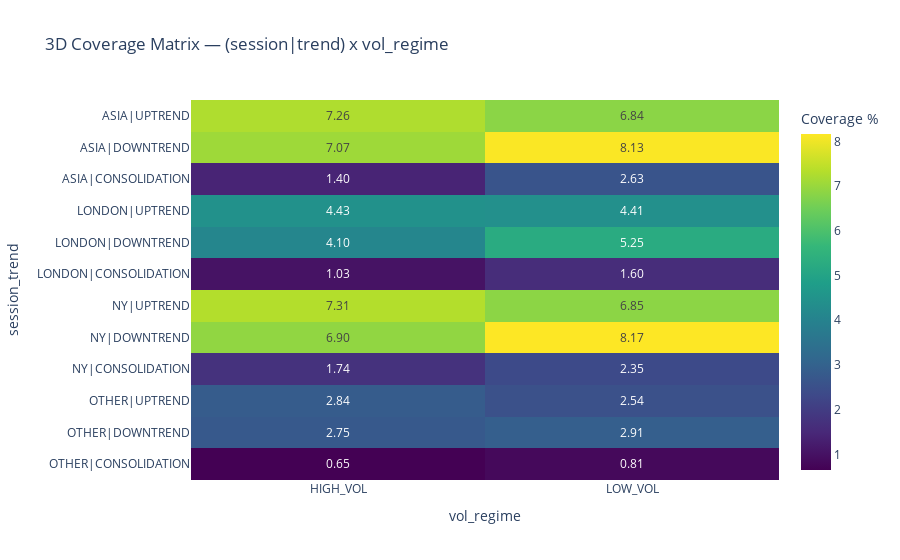

Write notebook code for a chart like this one.
### Code cell
if "px" not in globals():
    import plotly.express as px
if "coverage_table" not in globals() or "sol" not in globals():
    raise RuntimeError("Run setup/helper cells first (coverage_table + sol).")

cov_3d = coverage_table(sol, ["session", "trend_regime", "vol_regime"])
cov_3d["session_trend"] = cov_3d["session"] + "|" + cov_3d["trend_regime"]

row_order = [f"{s}|{t}" for s in SESSION_ORDER for t in TREND_ORDER]
heat_3d = cov_3d.pivot(index="session_trend", columns="vol_regime", values="coverage_pct").reindex(
    index=row_order,
    columns=VOL_ORDER,
).fillna(0)

fig = px.imshow(
    heat_3d,
    text_auto=".2f",
    color_continuous_scale="Viridis",
    aspect="auto",
    title="3D Coverage Matrix — (session|trend) x vol_regime",
)
fig.update_layout(coloraxis_colorbar_title="Coverage %")
fig.show()

cov_3d.sort_values("coverage_pct", ascending=False).reset_index(drop=True)

### Figure 1 — Plotly figure (JSON) as saved in the notebook; plotly's stock layout.template omitted (floating-point values rounded to 4 significant figures)
{"data": [{"coloraxis": "coloraxis", "hovertemplate": "vol_regime: %{x}<br>session_trend: %{y}<br>color: %{z}<extra></extra>", "name": "0", "texttemplate": "%{z:.2f}", "type": "heatmap", "x": ["HIGH_VOL", "LOW_VOL"], "xaxis": "x", "y": ["ASIA|UPTREND", "ASIA|DOWNTREND", "ASIA|CONSOLIDATION", "LONDON|UPTREND", "LONDON|DOWNTREND", "LONDON|CONSOLIDATION", "NY|UPTREND", "NY|DOWNTREND", "NY|CONSOLIDATION", "OTHER|UPTREND", "OTHER|DOWNTREND", "OTHER|CONSOLIDATION"], "yaxis": "y", "z": [[7.262, 6.841], [7.067, 8.13], [1.405, 2.63], [4.434, 4.409], [4.101, 5.255], [1.033, 1.603], [7.309, 6.855], [6.904, 8.168], [1.741, 2.355], [2.837, 2.545], [2.748, 2.908], [0.6499, 0.8124]]}], "layout": {"coloraxis": {"colorbar": {"title": {"text": "Coverage %"}}, "colorscale": [[0, "#440154"], [0.1111, "#482878"], [0.2222, "#3e4989"], [0.3333, "#31688e"], [0.4444, "#26828e"], [0.5556, "#1f9e89"], [0.6667, "#35b779"], [0.7778, "#6ece58"], [0.8889, "#b5de2b"], [1, "#fde725"]]}, "title": {"text": "3D Coverage Matrix — (session|trend) x vol_regime"}, "xaxis": {"anchor": "y", "domain": [0, 1], "title": {"text": "vol_regime"}}, "yaxis": {"anchor": "x", "autorange": "reversed", "domain": [0, 1], "title": {"text": "session_trend"}}}}
